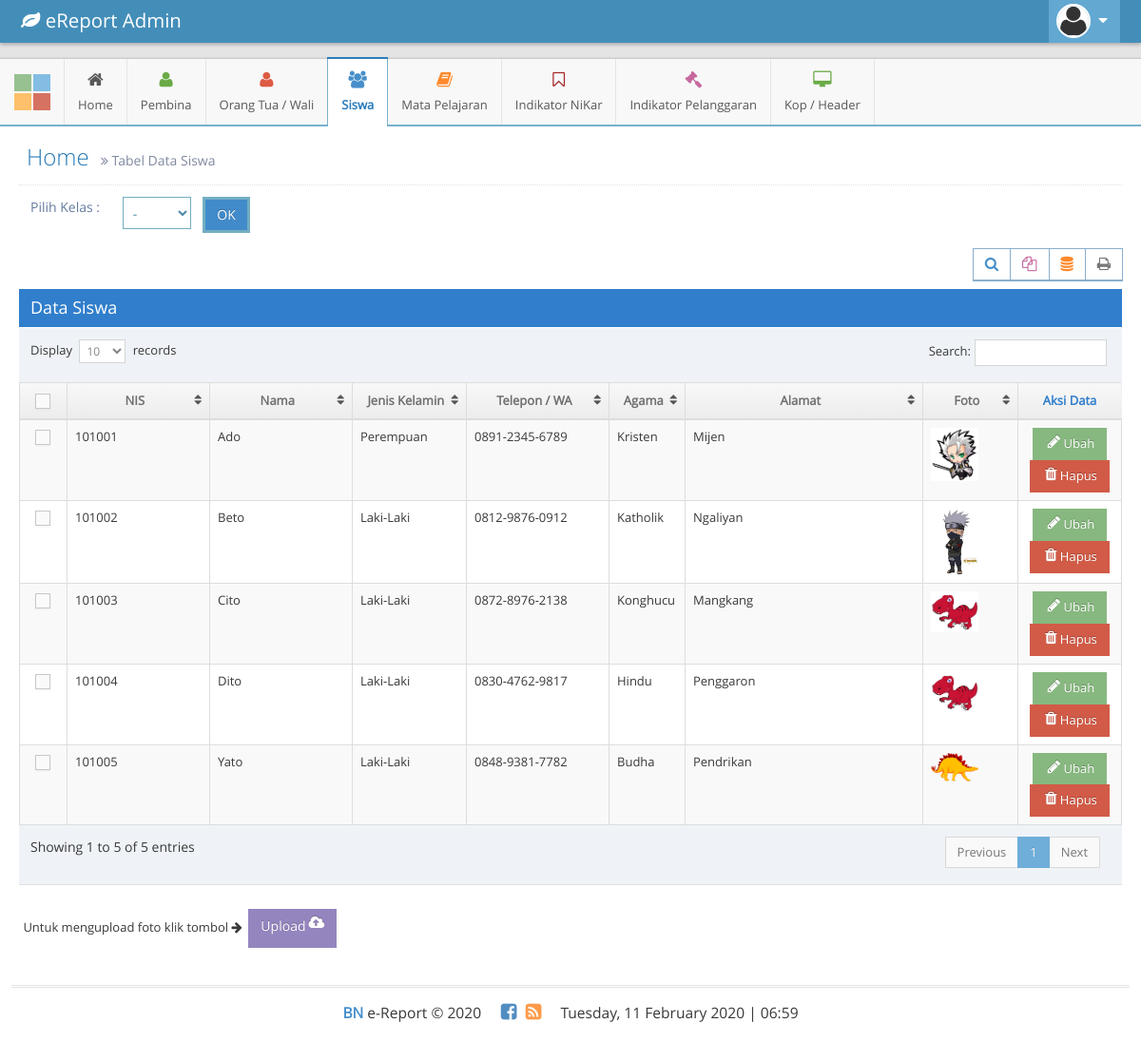
The app's page /admin/tabel/tabelDataSiswa.php (signed in) with its own data.
### tables this page shows
CREATE TABLE `tbl_siswa` (
  `id_siswa` varchar(10) NOT NULL,
  `nama_siswa` varchar(100) NOT NULL,
  `jk_siswa` varchar(10) NOT NULL,
  `telp_siswa` varchar(20) NOT NULL,
  `agama_siswa` varchar(20) NOT NULL,
  `alamat_siswa` varchar(100) NOT NULL,
  `kelas_siswa` varchar(10) NOT NULL,
  `foto_siswa` varchar(50) NOT NULL
);

### admin/tabel/tabelDataSiswa.php (the view, shortened to what this page needs)
<!DOCTYPE html>
<?php
if(!isset($_SESSION['password'])){
	header("location: ../../admin/index.php");
}else{
	include "../../config/koneksi.php";
?>
<html lang="en">
	<head>
		<link rel="stylesheet" href="../../assets/css/bootstrap.min.css" />
		<link rel="stylesheet" href="../../assets/font-awesome/4.5.0/css/font-awesome.min.css" />
		<link rel="stylesheet" href="../../assets/css/ace.min.css" class="ace-main-stylesheet" id="main-ace-style" />
		<link rel="stylesheet" href="../../assets/css/ace-skins.min.css" />
		<link rel="stylesheet" href="../../assets/css/ace-rtl.min.css" />
	</head>
	<body class="no-skin">
		<div id="navbar" class="navbar navbar-default    navbar-collapse       h-navbar ace-save-state">
			<div class="navbar-container ace-save-state" id="navbar-container">
				<div class="navbar-header pull-left">
					<a href="#" class="navbar-brand">
						<small>
							<i class="fa fa-leaf"></i>
							eReport Admin
						</small>
					</a>
				</div>
				<div class="navbar-buttons navbar-header pull-right  collapse navbar-collapse" role="navigation">
					<ul class="nav ace-nav">
						<li class="light-blue dropdown-modal user-min">
							<a data-toggle="dropdown" href="#" class="dropdown-toggle">
								<img class="nav-user-photo" src="../../assets/images/avatars/avatar2.png" />
								<i class="ace-icon fa fa-caret-down"></i>
							</a>
						</li>
					</ul>
				</div>
			</div>
		</div>
		<div class="main-container ace-save-state" id="main-container">
			<div id="sidebar" class="sidebar      h-sidebar                navbar-collapse collapse          ace-save-state">
				<div class="sidebar-shortcuts" id="sidebar-shortcuts">
					<div class="sidebar-shortcuts-mini" id="sidebar-shortcuts-mini">
						<span class="btn btn-success"></span>
						<span class="btn btn-info"></span>
						<span class="btn btn-warning"></span>
						<span class="btn btn-danger"></span>
					</div>
				</div>
				<ul class="nav nav-list">
					<li class="hover">
						<a href="../home.php">
							<i class="menu-icon fa fa-home"></i>
							<span class="menu-text"> Home </span>
						</a>
					</li>
					<li class="hover">
						<a href="#" class="dropdown-toggle">
							<i class="menu-icon fa fa-user green"></i>
							<span class="menu-text">
								Pembina
							</span>
						</a>
					</li>
					<li class="hover">
						<a href="#" class="dropdown-toggle">
							<i class="menu-icon fa fa-user red"></i>
							<span class="menu-text"> Orang Tua / Wali </span>
						</a>
					</li>
					<li class="active open hover">
						<a href="#">
							<i class="menu-icon fa fa-users blue"></i>
							<span class="menu-text"> Siswa </span>
						</a>
					</li>
					<li class="hover">
						<a href="#" class="dropdown-toggle">
							<i class="menu-icon fa fa-book orange"></i>
							<span class="menu-text"> Mata Pelajaran </span>
						</a>
					</li>
					<li class="hover">
						<a href="#" class="dropdown-toggle">
							<i class="menu-icon fa fa-bookmark-o brown"></i>
							<span class="menu-text"> Indikator NiKar </span>
						</a>
					</li>
					<li class="hover">
						<a href="#">
							<i class="menu-icon fa fa-gavel pink"></i>
							<span class="menu-text">
								Indikator Pelanggaran
							</span>
						</a>
					</li>
					<li class="hover">
						<a href="#">
							<i class="menu-icon fa fa-desktop green"></i>
							<span class="menu-text"> Kop / Header </span>
						</a>
					</li>
				</ul>
			</div>
			<div class="main-content">
				<div class="main-content-inner">
					<div class="page-content">
						<div class="page-header">
							<h1>
								Home
								<small>
									<i class="ace-icon fa fa-angle-double-right"></i>
									Tabel Data Siswa
								</small>
							</h1>
						</div>
						<div class="row">
							<div class="col-xs-12">
							<form action="../tabel/tabelDataSiswa.php" method="post">
								<div class="form-group has-info">
									<label for="inputInfo" class="col-sm-1 control-label no-padding-right">Pilih Kelas : </label>
										<div class="col-sm-1">
											<select name="kelas_siswa" class="form-control" required/>
												<option>-</option>
										</div>
										<div class="btn-group">
											<input type="submit" name="submit" value="OK" class="btn btn-primary">
										</div>
								</div>
							</form>
								<div class="col-sm-12"></div>
								<div class="clearfix">
									<div class="pull-right tableTools-container"></div>
								</div>
								<div class="table-header">
									<font size="4 px">Data Siswa</font>
								</div>
								<div>
											<table id="dynamic-table" class="table table-striped table-bordered table-hover">
												<thead>
													<tr>
														<th width="50px" class="center">
															<label class="pos-rel">
																<span class="lbl"></span>
															</label>
														</th>
														<th width="150px" class="center">NIS</th>
														<th width="150px" class="center">Nama</th>
														<th width="120px" class="center">Jenis Kelamin</th>
														<th width="150px" class="center">Telepon / WA</th>
														<th width="80px"  class="center">Agama</th>
														<th width="250px" class="center">Alamat</th>
														<th width="100px" class="center">Foto</th>
														<th class="center">Aksi Data</th>
													</tr>
												</thead>
												<tbody>
												<?php
													if(!isset($_POST['kelas_siswa']) || $_POST['kelas_siswa'] == '-'){
														$query = mysqli_query($conn, "SELECT * FROM tbl_siswa");
													}else{
														$kelas = $_POST['kelas_siswa'];
															if($kelas){
																$query = mysqli_query($conn, "SELECT * FROM tbl_siswa WHERE kelas_siswa = '$kelas'");
															}
													}
													while($rerow = mysqli_fetch_assoc($query)){
													?>
														<tr>
															<td width="50px" class="center">
																<label class="pos-rel">
																	<span class="lbl"></span>
																</label>
															</td>
															<td width="150px">
																<?php echo $rerow['id_siswa'];?>
															</td>
															<td width="150px">
																<?php echo $rerow['nama_siswa'];?>
															</td>
															<td width="120px">
																<?php
																	if($rerow['jk_siswa']=="L"){
																		echo "Laki-Laki";
																	}else{
																		echo "Perempuan";
																	};
																?>
															</td>
															<td width="150px"><?php echo $rerow['telp_siswa'];?></td>
															<td width="80px"><?php echo $rerow['agama_siswa'];?></td>
															<td width="250px"><?php echo $rerow['alamat_siswa'];?></td>
															<td width="100px"><img src="../../FotoSiswa/<?php echo $rerow['foto_siswa'];?>" width='50px'></td>
															<td class="center">
																<a class="btn btn-sm btn-success" href='../ubah/ubahSiswa.php?id_siswa=<?php echo $rerow['id_siswa'];?>'>
																<i class="ace-icon fa fa-pencil bigger-120 align-top icon-on-right"></i> Ubah</a>
																<a class="btn btn-sm btn-danger" href='../hapus/deleteSiswa.php?id_siswa=<?php echo $rerow['id_siswa'];?>' onClick='return konfrim()'>
																<i class="ace-icon fa fa-trash bigger-120 align-top icon-on-right"></i> Hapus</a>
															</td>
														</tr>
													<?php
														}
													?>
												</tbody>
											</table>
										</div>
							</div>
						</div>
						<div class="space"></div>
						<div class="row">
							&emsp;
							Untuk mengupload foto klik tombol <i class="ace-icon fa fa-arrow-right icon-on-right"></i>&nbsp;
							<a class="btn btn-sm btn-purple" href='../tabel/tabelUploadFoto.php'>
								<label>Upload</label><i class="ace-icon fa fa-cloud-upload align-top bigger-120 icon-on-right"></i>
							</a>
						</div>
					</div>
				</div>
			</div>
			<div class="footer">
				<div class="footer-inner">
					<div class="footer-content">
						<span class="bigger-120">
							<span class="blue bolder">BN</span>
							e-Report &copy; 2020
						</span>
						<span class="action-buttons">
							<a href="#">
								<i class="ace-icon fa fa-facebook-square text-primary bigger-150"></i>
							</a>
							<a href="#">
								<i class="ace-icon fa fa-rss-square orange bigger-150"></i>
							</a>
						</span>
						<span class="bigger-120">
							<?php date_default_timezone_set("Asia/Jakarta"); echo date("l, d F Y | H:i"); ?>
						</span>
					</div>
				</div>
			</div>
		</div>
	</body>
</html>
<?php
}
?>

### records on screen
tbl_siswa: id_siswa "101001", nama_siswa "Ado", jk_siswa "Perempuan", telp_siswa "0891-2345-6789", agama_siswa "Kristen", alamat_siswa "Mijen", foto_siswa (picture)
tbl_siswa: id_siswa "101002", nama_siswa "Beto", jk_siswa "Laki-Laki", telp_siswa "0812-9876-0912", agama_siswa "Katholik", alamat_siswa "Ngaliyan", foto_siswa (picture)
tbl_siswa: id_siswa "101003", nama_siswa "Cito", jk_siswa "Laki-Laki", telp_siswa "0872-8976-2138", agama_siswa "Konghucu", alamat_siswa "Mangkang", foto_siswa (picture)
tbl_siswa: id_siswa "101004", nama_siswa "Dito", jk_siswa "Laki-Laki", telp_siswa "0830-4762-9817", agama_siswa "Hindu", alamat_siswa "Penggaron", foto_siswa (picture)
tbl_siswa: id_siswa "101005", nama_siswa "Yato", jk_siswa "Laki-Laki", telp_siswa "0848-9381-7782", agama_siswa "Budha", alamat_siswa "Pendrikan", foto_siswa (picture)
